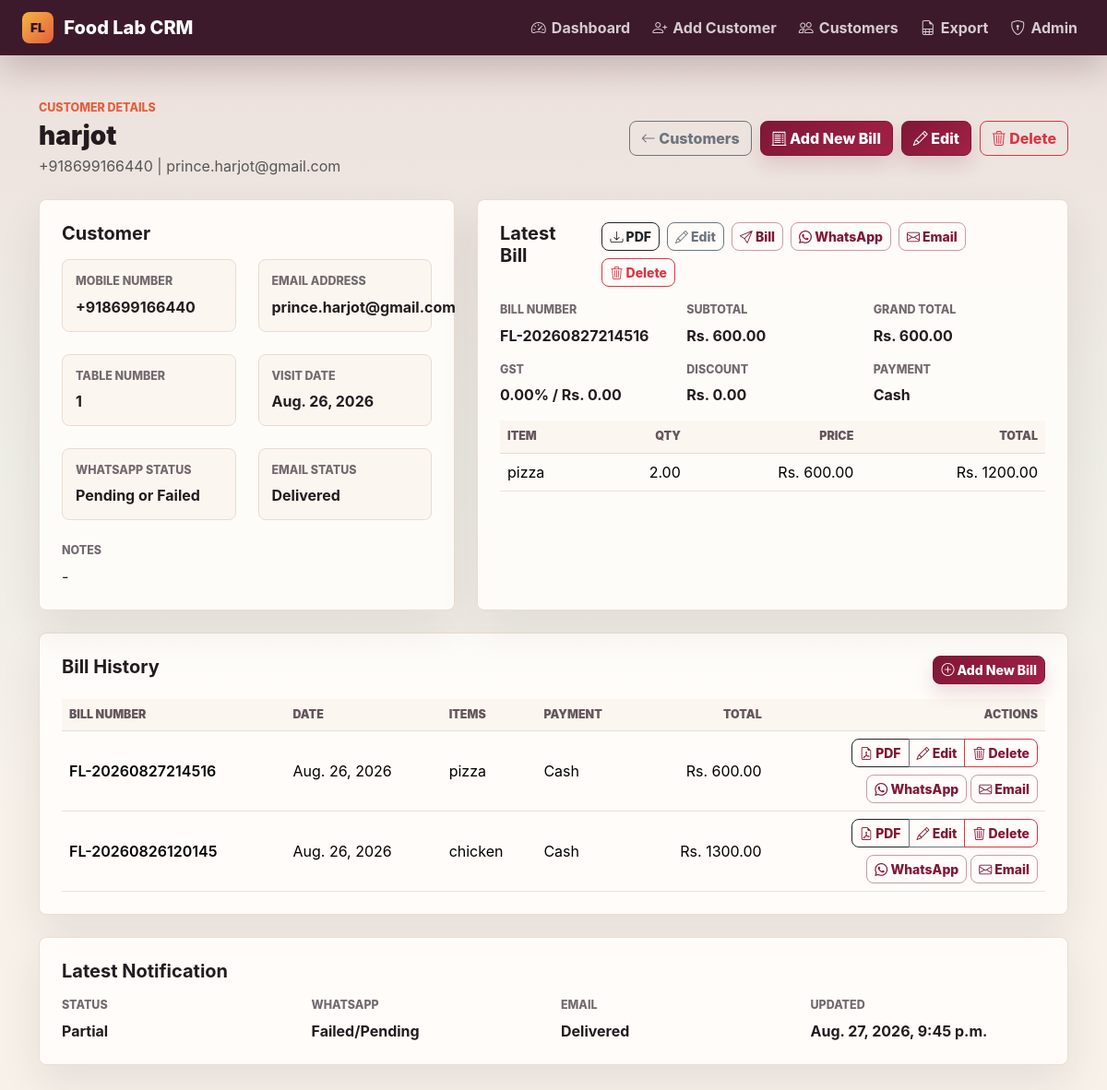
The page /customers/10/ on the database its author committed.
### customers/models.py (models this page shows, shortened)
class Customer(models.Model):
    name = models.CharField(max_length=120)
    phone = models.CharField(max_length=20, unique=True)
    email = models.EmailField(blank=True)
    bill_amount = models.DecimalField(max_digits=10, decimal_places=2, null=True, blank=True)
    table_number = models.CharField(max_length=30, blank=True)
    visit_date = models.DateField()
    notes = models.TextField(blank=True)
    email_sent = models.BooleanField(default=False)
    whatsapp_sent = models.BooleanField(default=False)
    created_at = models.DateTimeField(auto_now_add=True)
    updated_at = models.DateTimeField(auto_now=True)
    class Meta:
        ordering = ['-visit_date', '-created_at']
        constraints = [
            models.UniqueConstraint(
                fields=['email'],
                condition=~Q(email=''),
                name='unique_customer_email_when_present',
            ),
        ]
        indexes = [
            models.Index(fields=['name']),
            models.Index(fields=['phone']),
            models.Index(fields=['email']),
            models.Index(fields=['visit_date']),
        ]

### billing/models.py (models this page shows, shortened)
class Bill(models.Model):
    PAYMENT_CASH = 'cash'
    PAYMENT_CARD = 'card'
    PAYMENT_UPI = 'upi'
    PAYMENT_ONLINE = 'online'
    PAYMENT_OTHER = 'other'
    PAYMENT_MODE_CHOICES = [
        (PAYMENT_CASH, 'Cash'),
        (PAYMENT_CARD, 'Card'),
        (PAYMENT_UPI, 'UPI'),
        (PAYMENT_ONLINE, 'Online'),
        (PAYMENT_OTHER, 'Other'),
    ]
    customer = models.ForeignKey('customers.Customer', on_delete=models.CASCADE, related_name='bills')
    bill_number = models.CharField(max_length=50, unique=True)
    table_number = models.CharField(max_length=30, blank=True)
    bill_date = models.DateField()
    bill_time = models.TimeField()
    subtotal = models.DecimalField(max_digits=10, decimal_places=2, default=Decimal('0.00'))
    gst_percent = models.DecimalField(max_digits=5, decimal_places=2, default=Decimal('0.00'))
    gst_amount = models.DecimalField(max_digits=10, decimal_places=2, default=Decimal('0.00'))
    discount_amount = models.DecimalField(max_digits=10, decimal_places=2, default=Decimal('0.00'))
    grand_total = models.DecimalField(max_digits=10, decimal_places=2, default=Decimal('0.00'))
    payment_mode = models.CharField(max_length=20, choices=PAYMENT_MODE_CHOICES, default=PAYMENT_CASH)
    pdf_file = models.FileField(upload_to='bills/', blank=True)
    created_at = models.DateTimeField(auto_now_add=True)
    updated_at = models.DateTimeField(auto_now=True)
    class Meta:
        ordering = ['-bill_date', '-bill_time', '-created_at']
        indexes = [
            models.Index(fields=['bill_number']),
            models.Index(fields=['bill_date']),
            models.Index(fields=['payment_mode']),
        ]

class BillItem(models.Model):
    bill = models.ForeignKey(Bill, on_delete=models.CASCADE, related_name='items')
    name = models.CharField(max_length=160)
    quantity = models.DecimalField(max_digits=8, decimal_places=2, default=Decimal('1.00'))
    price = models.DecimalField(max_digits=10, decimal_places=2)
    total = models.DecimalField(max_digits=10, decimal_places=2)
    class Meta:
        ordering = ['id']

### notifications/models.py (models this page shows, shortened)
class NotificationLog(models.Model):
    STATUS_PENDING = 'pending'
    STATUS_SENT = 'sent'
    STATUS_PARTIAL = 'partial'
    STATUS_FAILED = 'failed'
    STATUS_CHOICES = [
        (STATUS_PENDING, 'Pending'),
        (STATUS_SENT, 'Sent'),
        (STATUS_PARTIAL, 'Partial'),
        (STATUS_FAILED, 'Failed'),
    ]
    customer = models.ForeignKey('customers.Customer', on_delete=models.CASCADE, related_name='notification_logs')
    bill = models.ForeignKey('billing.Bill', on_delete=models.CASCADE, related_name='notification_logs')
    email_sent = models.BooleanField(default=False)
    whatsapp_sent = models.BooleanField(default=False)
    email_time = models.DateTimeField(null=True, blank=True)
    whatsapp_time = models.DateTimeField(null=True, blank=True)
    response = models.JSONField(default=dict, blank=True)
    status = models.CharField(max_length=20, choices=STATUS_CHOICES, default=STATUS_PENDING)
    created_at = models.DateTimeField(auto_now_add=True)
    updated_at = models.DateTimeField(auto_now=True)
    class Meta:
        ordering = ['-created_at']
        indexes = [
            models.Index(fields=['status']),
            models.Index(fields=['email_sent']),
            models.Index(fields=['whatsapp_sent']),
            models.Index(fields=['created_at']),
        ]

### customers/views.py (the view)
# urls.py: path('customers/<int:pk>/', views.customer_detail, name='detail'),
def customer_detail(request, pk):
    customer = get_object_or_404(Customer.objects.prefetch_related('bills__items', 'notification_logs'), pk=pk)
    latest_bill = customer.bills.first()
    latest_notification = customer.notification_logs.first()
    return render(
        request,
        'customers/customer_detail.html',
        {
            'customer': customer,
            'latest_bill': latest_bill,
            'bills': customer.bills.all(),
            'latest_notification': latest_notification,
        },
    )

### templates/customers/customer_detail.html (shortened to what this page needs)
{% extends 'base/base.html' %}
{% block content %}
<div class="d-flex flex-column flex-lg-row justify-content-between align-items-lg-center gap-3 mb-4">
    <div>
        <p class="page-kicker mb-1">Customer Details</p>
        <h1 class="page-title h3 mb-1">{{ customer.name }}</h1>
        <p class="text-muted mb-0">{{ customer.phone }}{% if customer.email %} | {{ customer.email }}{% endif %}</p>
    </div>
    <div class="quick-actions">
        <a class="btn btn-outline-secondary" href="{% url 'customers:list' %}"><i class="bi bi-arrow-left"></i> Customers</a>
        <a class="btn btn-success" href="{% url 'customers:bill_create' customer.pk %}"><i class="bi bi-receipt-cutoff"></i> Add New Bill</a>
        <a class="btn btn-primary" href="{% url 'customers:edit' customer.pk %}"><i class="bi bi-pencil"></i> Edit</a>
        <a class="btn btn-outline-danger" href="{% url 'customers:delete' customer.pk %}"><i class="bi bi-trash3"></i> Delete</a>
    </div>
</div>
<div class="row g-4">
    <div class="col-lg-5">
        <section class="crm-panel h-100">
            <h2 class="h5 fw-bold mb-3">Customer</h2>
            <div class="row g-4">
                <div class="col-md-6"><div class="detail-stat"><span class="detail-label">Mobile Number</span><strong>{{ customer.phone }}</strong></div></div>
                <div class="col-md-6"><div class="detail-stat"><span class="detail-label">Email Address</span><strong>{{ customer.email|default:'-' }}</strong></div></div>
                <div class="col-md-6"><div class="detail-stat"><span class="detail-label">Table Number</span><strong>{{ customer.table_number|default:'-' }}</strong></div></div>
                <div class="col-md-6"><div class="detail-stat"><span class="detail-label">Visit Date</span><strong>{{ customer.visit_date }}</strong></div></div>
                <div class="col-md-6"><div class="detail-stat"><span class="detail-label">WhatsApp Status</span><strong>{% if customer.whatsapp_sent %}Delivered{% else %}Pending or Failed{% endif %}</strong></div></div>
                <div class="col-md-6"><div class="detail-stat"><span class="detail-label">Email Status</span><strong>{% if customer.email_sent %}Delivered{% else %}Pending or Failed{% endif %}</strong></div></div>
                <div class="col-12"><span class="detail-label">Notes</span><p class="mb-0">{{ customer.notes|default:'-'|linebreaksbr }}</p></div>
            </div>
        </section>
    </div>
    <div class="col-lg-7">
        <section class="crm-panel h-100">
            <div class="d-flex flex-column flex-md-row justify-content-between gap-3 mb-3">
                <h2 class="h5 fw-bold mb-0">Latest Bill</h2>
                {% if latest_bill %}
                    <div class="d-flex flex-wrap gap-2">
                        {% if latest_bill.pdf_file %}
                            <a class="btn btn-outline-dark btn-sm" href="{% url 'customers:download_bill' latest_bill.pk %}"><i class="bi bi-download"></i> PDF</a>
                        {% endif %}
                        <a class="btn btn-outline-secondary btn-sm" href="{% url 'customers:bill_edit' customer.pk latest_bill.pk %}"><i class="bi bi-pencil"></i> Edit</a>
                        <form method="post" action="{% url 'customers:resend_bill' customer.pk latest_bill.pk %}">
                            <button class="btn btn-outline-primary btn-sm" type="submit"><i class="bi bi-send"></i> Bill</button>
                        </form>
                        <form method="post" action="{% url 'customers:resend_whatsapp' customer.pk latest_bill.pk %}">
                            <button class="btn btn-outline-primary btn-sm" type="submit"><i class="bi bi-whatsapp"></i> WhatsApp</button>
                        </form>
                        <form method="post" action="{% url 'customers:resend_email' customer.pk latest_bill.pk %}">
                            <button class="btn btn-outline-primary btn-sm" type="submit"><i class="bi bi-envelope"></i> Email</button>
                        </form>
                        <a class="btn btn-outline-danger btn-sm" href="{% url 'customers:bill_delete' customer.pk latest_bill.pk %}"><i class="bi bi-trash3"></i> Delete</a>
                    </div>
                {% endif %}
            </div>
            {% if latest_bill %}
                <div class="row g-3 mb-3">
                    <div class="col-md-4"><span class="detail-label">Bill Number</span><strong>{{ latest_bill.bill_number }}</strong></div>
                    <div class="col-md-4"><span class="detail-label">Subtotal</span><strong>Rs. {{ latest_bill.subtotal }}</strong></div>
                    <div class="col-md-4"><span class="detail-label">Grand Total</span><strong>Rs. {{ latest_bill.grand_total }}</strong></div>
                    <div class="col-md-4"><span class="detail-label">GST</span><strong>{{ latest_bill.gst_percent }}% / Rs. {{ latest_bill.gst_amount }}</strong></div>
                    <div class="col-md-4"><span class="detail-label">Discount</span><strong>Rs. {{ latest_bill.discount_amount }}</strong></div>
                    <div class="col-md-4"><span class="detail-label">Payment</span><strong>{{ latest_bill.get_payment_mode_display }}</strong></div>
                </div>
                <div class="table-responsive">
                    <table class="table align-middle">
                        <thead>
                            <tr>
                                <th>Item</th>
                                <th class="text-end">Qty</th>
                                <th class="text-end">Price</th>
                                <th class="text-end">Total</th>
                            </tr>
                        </thead>
                        <tbody>
                            {% for item in latest_bill.items.all %}
                                <tr>
                                    <td>{{ item.name }}</td>
                                    <td class="text-end">{{ item.quantity }}</td>
                                    <td class="text-end">Rs. {{ item.price }}</td>
                                    <td class="text-end">Rs. {{ item.total }}</td>
                                </tr>
                            {% endfor %}
                        </tbody>
                    </table>
                </div>
            {% else %}
                <p class="text-muted mb-0">No bill is linked to this customer yet.</p>
            {% endif %}
        </section>
    </div>
</div>
<section class="crm-panel mt-4">
    <div class="d-flex flex-column flex-md-row justify-content-between gap-2 mb-3">
        <h2 class="h5 fw-bold mb-0">Bill History</h2>
        <a class="btn btn-success btn-sm align-self-start" href="{% url 'customers:bill_create' customer.pk %}"><i class="bi bi-plus-circle"></i> Add New Bill</a>
    </div>
    {% if bills %}
        <div class="table-responsive">
            <table class="table table-hover align-middle">
                <thead>
                    <tr>
                        <th>Bill Number</th>
                        <th>Date</th>
                        <th>Items</th>
                        <th>Payment</th>
                        <th class="text-end">Total</th>
                        <th class="text-end">Actions</th>
                    </tr>
                </thead>
                <tbody>
                    {% for bill in bills %}
                        <tr>
                            <td class="fw-semibold">{{ bill.bill_number }}</td>
                            <td>{{ bill.bill_date }}</td>
                            <td>
                                {% for item in bill.items.all %}
                                    {{ item.name }}{% if not forloop.last %}, {% endif %}
                                {% empty %}
                                    -
                                {% endfor %}
                            </td>
                            <td>{{ bill.get_payment_mode_display }}</td>
                            <td class="text-end">Rs. {{ bill.grand_total }}</td>
                            <td class="text-end">
                                <div class="btn-group btn-group-sm">
                                    {% if bill.pdf_file %}
                                        <a class="btn btn-outline-dark" href="{% url 'customers:download_bill' bill.pk %}"><i class="bi bi-file-earmark-pdf"></i> PDF</a>
                                    {% endif %}
                                    <a class="btn btn-outline-secondary" href="{% url 'customers:bill_edit' customer.pk bill.pk %}"><i class="bi bi-pencil"></i> Edit</a>
                                    <a class="btn btn-outline-danger" href="{% url 'customers:bill_delete' customer.pk bill.pk %}"><i class="bi bi-trash3"></i> Delete</a>
                                </div>
                                <div class="d-flex justify-content-end gap-1 mt-2">
                                    <form method="post" action="{% url 'customers:resend_whatsapp' customer.pk bill.pk %}">
                                        <button class="btn btn-outline-primary btn-sm" type="submit"><i class="bi bi-whatsapp"></i> WhatsApp</button>
                                    </form>
                                    <form method="post" action="{% url 'customers:resend_email' customer.pk bill.pk %}">
                                        <button class="btn btn-outline-primary btn-sm" type="submit"><i class="bi bi-envelope"></i> Email</button>
                                    </form>
                                </div>
                            </td>
                        </tr>
                    {% endfor %}
                </tbody>
            </table>
        </div>
    {% else %}
        <p class="text-muted mb-0">No bills have been added yet.</p>
    {% endif %}
</section>
<section class="crm-panel mt-4">
    <h2 class="h5 fw-bold mb-3">Latest Notification</h2>
    {% if latest_notification %}
        <div class="row g-3">
            <div class="col-md-3"><span class="detail-label">Status</span><strong>{{ latest_notification.get_status_display }}</strong></div>
            <div class="col-md-3"><span class="detail-label">WhatsApp</span><strong>{% if latest_notification.whatsapp_sent %}Delivered{% else %}Failed/Pending{% endif %}</strong></div>
            <div class="col-md-3"><span class="detail-label">Email</span><strong>{% if latest_notification.email_sent %}Delivered{% else %}Failed/Pending{% endif %}</strong></div>
            <div class="col-md-3"><span class="detail-label">Updated</span><strong>{{ latest_notification.updated_at }}</strong></div>
        </div>
    {% else %}
        <p class="text-muted mb-0">No notification log has been created yet.</p>
    {% endif %}
</section>
{% endblock %}

### rows shown on the page
Customer: name "harjot", phone "+918699166440", email "prince.harjot@gmail.com", table_number "1", visit_date "Aug. 26, 2026", notes "-"
Bill: bill_number "FL-20260827214516", subtotal "600.00", grand_total "600.00", gst_percent "0.00", gst_amount "0.00", discount_amount "0.00", payment_mode "Cash", bill_date "Aug. 26, 2026", shows "PDF"
BillItem: name "pizza", quantity "2.00", price "600.00", total "1200.00"
Bill: bill_number "FL-20260826120145", bill_date "Aug. 26, 2026", payment_mode "Cash", grand_total "1300.00", shows "PDF"
BillItem: name "chicken"
NotificationLog: status "Partial", updated_at "Aug. 27, 2026, 9:45 p.m."
